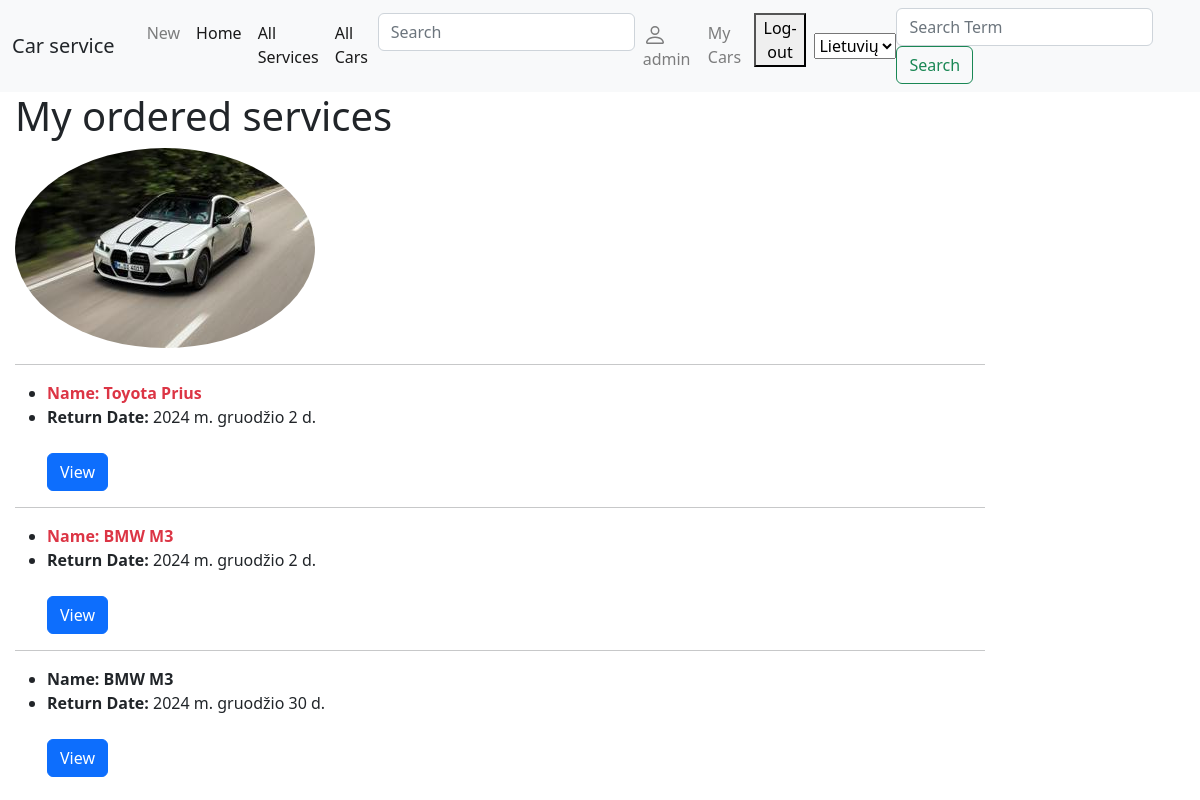
Before: /car_service/myorders/ (signed in) with the older database file.
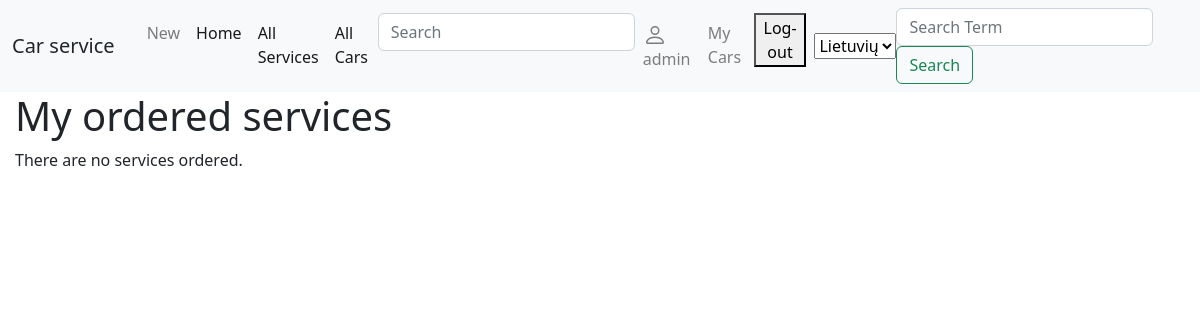
After: the same page with the newer database file.
### car_service/models.py (models this page shows, shortened)
class Profile(models.Model):
    user = models.OneToOneField(User, on_delete=models.CASCADE, verbose_name=_('User'))
    picture = models.ImageField(_('Picture'), default="profile_pics/default.jpg", upload_to="profile_pics")

class Order(models.Model):
    id = models.UUIDField(primary_key=True, default=uuid.uuid4, help_text=_('Unique ID Car Order'), null=False)
    date = models.DateField(_('Will be accessible'), null=True)
    car_id = models.ForeignKey('Car', on_delete=models.CASCADE, null=True, verbose_name=_('Car'))
    client = models.ForeignKey(User, on_delete=models.SET_NULL, null=True, blank=True, verbose_name=_('Client'))
    @property
    def is_overdue(self):
        if self.date and date.today() > self.date:
            return True
        return False
    LOAN_STATUS = (
        ('p', _('Processing')),
        ('d', _('Delivered')),
        ('t', _('Ready To Deliver')),
        ('r', _('Reserved')),
    )
    status = models.CharField(
        _('Status'),
        max_length=1,
        choices=LOAN_STATUS,
        blank=True,
        default='p',
        help_text=_('Order Status'),
    )
    def car_brand(self):
        return self.car_id.car_model_id.brand
    car_brand.short_description = _('Car Brand')
    def car_model(self):
        return self.car_id.car_model_id.model
    car_model.short_description = _('Car Model')
    class Meta:
        verbose_name = _("Order")
        verbose_name_plural = _("Orders")

class Car(models.Model):
    license_plate = models.CharField(
        _('License Plate'),
        max_length=6,
        help_text=_('Enter the license plate of a car (example: XXX000)'),
        null=False,
    )
    car_model_id = models.ForeignKey('CarModel', on_delete=models.CASCADE, null=True, verbose_name=_('Car Model'))
    vin_code = models.CharField(
        _('VIN Code'),
        max_length=17,
        help_text=_('Enter the VIN code (example: 4Y1SL65848Z411439)'),
        null=False,
    )
    client = models.CharField(_('Client'), max_length=100, null=False)
    description = HTMLField(_('Description'))
    picture = models.ImageField(_('Picture'), upload_to='pictures', null=True, blank=True)
    class Meta:
        verbose_name = _("Car")
        verbose_name_plural = _("Cars")

class CarModel(models.Model):
    brand = models.CharField(_('Brand'), max_length=100, null=False)
    model = models.CharField(_('Model'), max_length=100, null=False)
    class Meta:
        verbose_name = _("Car Model")
        verbose_name_plural = _("Car Models")

### car_service/views.py (the view)
# urls.py: path('myorders/', views.OrderServicesByUserListView.as_view(), name='my-ordered'),
class OrderServicesByUserListView(LoginRequiredMixin, ListView):
    model = Order
    context_object_name = 'orders'
    template_name = 'user_orders.html'
    paginate_by = 10
    def get_queryset(self):
        return Order.objects.filter(client=self.request.user).order_by('date')

### car_service/templates/user_orders.html
{% extends "base.html" %}
{% block content %}
<h1>My ordered services</h1>
{% if orders %}
<img class="rounded-circle" src="{{ user.profile.picture.url }}">
{% for order in orders %}
<hr>
<ul>
    <li><strong class="{% if order.is_overdue %}text-danger{% endif %}">Name: {{ order.car_id.car_model_id.brand }} {{ order.car_id.car_model_id.model }}</strong></li>
    <li><strong>Return Date:</strong> {{ order.date }}</li>
    <br/>
    <a class="btn btn-primary" href="{% url 'my-order' order.pk %}" role="button">View</a>
</ul>
{% endfor %}
{% else %}
<p>There are no services ordered.</p>
{% endif %}
{% endblock %}

### car_service/templates/base.html (shortened to what this page needs)
<!DOCTYPE html>
<html lang="en">
<head>
    <link rel="stylesheet" href="https://stackpath.bootstrapcdn.com/bootstrap/4.1.3/css/bootstrap.min.css"
>
    <link rel="stylesheet" href="https://cdn.jsdelivr.net/npm/bootstrap@5.2.3/dist/css/bootstrap.min.css"
>
    {% load static %}
    <link rel="stylesheet" href="{% static 'css/styles.css' %}">
</head>
<body>
<nav class="navbar navbar-expand-lg navbar-light bg-light">
    <div class="container-fluid">
        <a class="navbar-brand">Car service</a>
        <ul class="navbar-nav mx-2">
            <li class="nav-item"><a class="nav-link" href="{% url 'my-ordered-new'%}?next=/car_service">New</a></li>
            <li class="nav-item active"><a class="nav-link" href="{% url 'index' %}">Home</a></li>
            <li class="nav-item active"><a class="nav-link" href="{% url 'orders' %}">All Services</a></li>
            <li class="nav-item active"><a class="nav-link" href="{% url 'cars' %}">All Cars</a></li>
            <li>
                <form action="{% url 'search' %}" method="get" class="form-inline my-2 my-md-0">
                    <input name="query" class="form-control" type="text" placeholder="Search">
                </form>
            </li>
            {% if user.is_authenticated %}
            <li class="nav-item"><a class="nav-link" href="profile">
                {{ user.get_username }}</a></li>
            <li class="nav-item"><a class="nav-link" href="{% url 'my-cars'%}">My Cars</a></li>
            <li class="nav-item">
                <form method="post" action="{% url 'logout' %}">
                    <button type="submit">Log-out</button>
                </form>
            </li>
            {% else %}
            <li class="nav-item"><a class="nav-link" href="{% url 'login'%}">Login</a></li>
            {% if not user.is_authenticated %}
            <li class="nav-item"><a class="nav-link" href="{% url 'register'%}">Register</a></li>
            {% endif %}
            {% endif %}
        </ul>
        {% load i18n %}
        <form action="{% url 'set_language' %}" method="post">
            <select name="language" onchange="this.form.submit()">
                {% get_current_language as LANGUAGE_CODE %}
                {% get_available_languages as LANGUAGES %}
                {% for lang in LANGUAGES %}
                <option value="{{ lang.0 }}" {% if lang.0 == LANGUAGE_CODE %} selected="selected" {% endif %}>
                    {{ lang.1 }}
                </option>
                {% endfor %}
            </select>
        </form>
        <form class="form-inline my-2 my-lg-0" action="{% url 'search' %}" method="get">
            <input class="form-control me-2" name="query" class="form-control" type="text" placeholder="Search Term">
            <button class="btn btn-outline-success" type="submit">Search</button>
        </form>
    </div>
</nav>
<div class="col-sm-10 ">
    {% block content %}
    {% endblock %}
</div>
</body>
</html>

Changed rows visible on the page:
removed Order: car_id.car_model_id.brand "Toyota", car_id.car_model_id.model "Prius", date "2024 m. gruodžio 2 d."
removed Order: car_id.car_model_id.brand "BMW", car_id.car_model_id.model "M3", date "2024 m. gruodžio 2 d."
removed Order: car_id.car_model_id.brand "BMW", car_id.car_model_id.model "M3", date "2024 m. gruodžio 30 d."
Other visible differences:
text now shown: "There are no services ordered."
